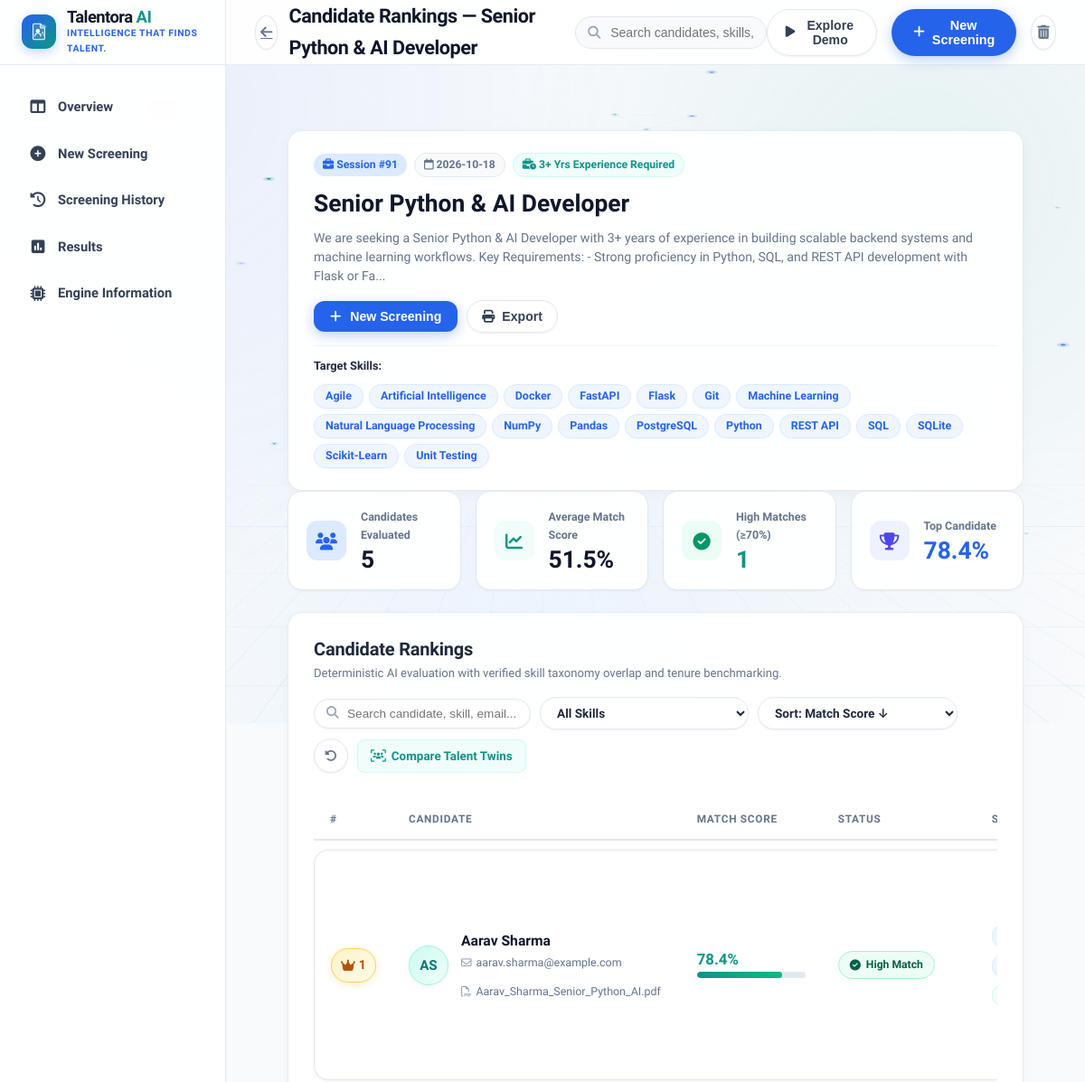
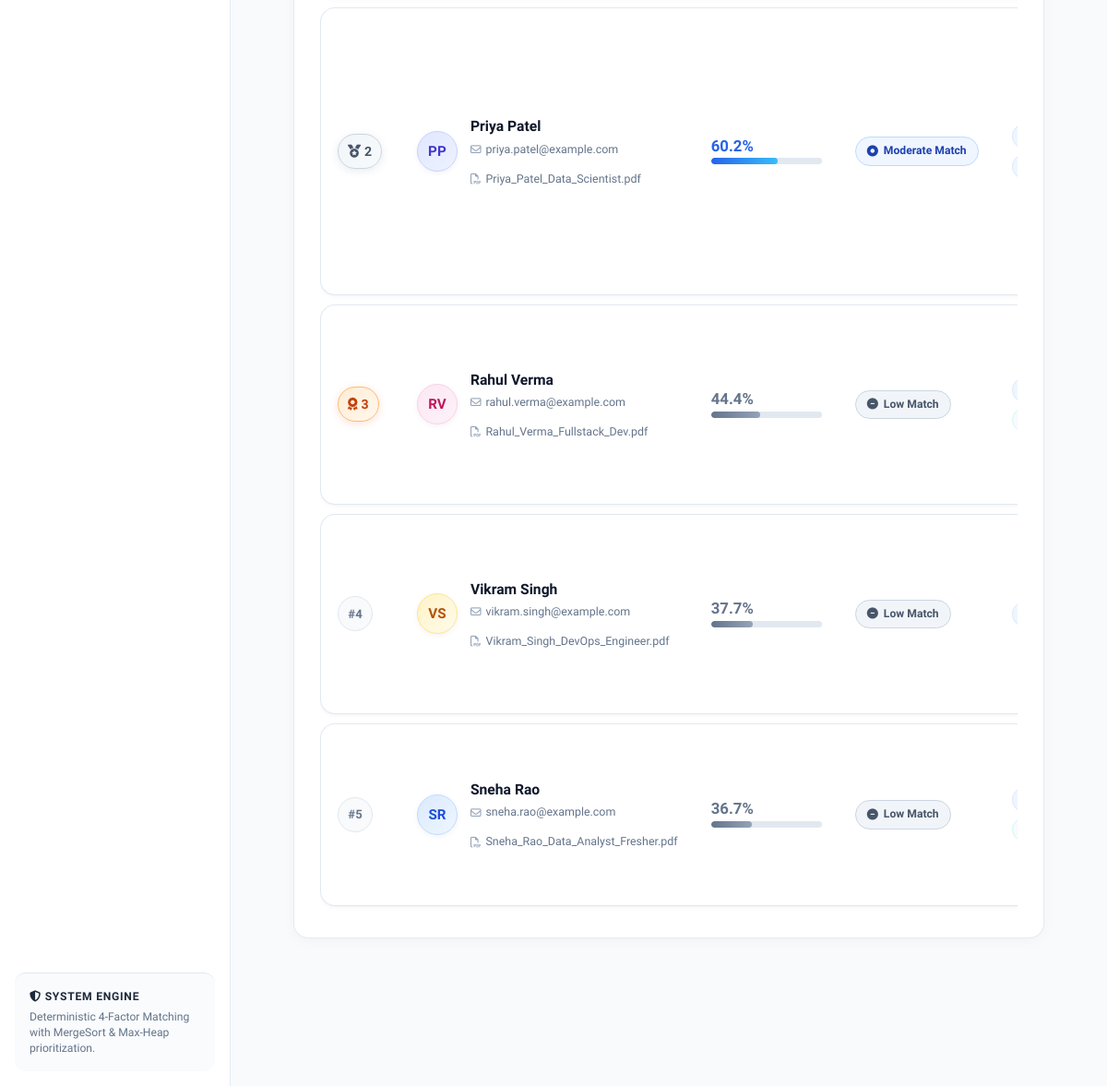
/results/91, run on the app's committed database (2 pictures, top to bottom).
### tables this page shows
CREATE TABLE jobs (
            id INTEGER PRIMARY KEY AUTOINCREMENT,
            job_title TEXT NOT NULL,
            job_description TEXT NOT NULL,
            required_skills TEXT,
            required_experience REAL DEFAULT 0,
            created_at TIMESTAMP DEFAULT CURRENT_TIMESTAMP
        );

CREATE TABLE candidates (
            id INTEGER PRIMARY KEY AUTOINCREMENT,
            job_id INTEGER,
            name TEXT NOT NULL,
            email TEXT,
            phone TEXT,
            education TEXT,
            experience_years REAL DEFAULT 0,
            resume_filename TEXT,
            match_score REAL DEFAULT 0,
            skill_score REAL DEFAULT 0,
            exp_score REAL DEFAULT 0,
            edu_score REAL DEFAULT 0,
            tfidf_score REAL DEFAULT 0,
            badge TEXT,
            badge_class TEXT,
            matched_skills TEXT,
            missing_skills TEXT,
            additional_skills TEXT,
            explanations_json TEXT,
            raw_text TEXT,
            projects TEXT,
            certifications TEXT,
            created_at TIMESTAMP DEFAULT CURRENT_TIMESTAMP,
            FOREIGN KEY (job_id) REFERENCES jobs (id) ON DELETE CASCADE
        );

CREATE TABLE talent_twin_simulations (
            id INTEGER PRIMARY KEY AUTOINCREMENT,
            candidate_id INTEGER NOT NULL UNIQUE,
            job_id INTEGER NOT NULL,
            task_type TEXT,
            challenge_title TEXT,
            challenge_json TEXT,
            submission_json TEXT,
            results_json TEXT,
            practical_score REAL DEFAULT 0.0,
            confidence_score REAL DEFAULT 0.0,
            confidence_badge TEXT,
            status TEXT DEFAULT 'pending',
            created_at TIMESTAMP DEFAULT CURRENT_TIMESTAMP,
            completed_at TIMESTAMP,
            FOREIGN KEY (candidate_id) REFERENCES candidates (id) ON DELETE CASCADE,
            FOREIGN KEY (job_id) REFERENCES jobs (id) ON DELETE CASCADE
        );

### app.py (the view)
@app.route('/results/<int:job_id>')
def view_results(job_id: int):
    job = database.get_job(job_id)
    if not job:
        flash("Screening session not found.", "error")
        return redirect(url_for('dashboard'))
    candidates = database.get_job_talent_twin_comparison(job_id)
    ranked_candidates = merge_sort(candidates, key=lambda c: c["match_score"], reverse=True)
    for idx, cand in enumerate(ranked_candidates):
        cand["rank"] = idx + 1
    total_count = len(ranked_candidates)
    avg_score = round(sum(c["match_score"] for c in ranked_candidates) / total_count, 1) if total_count > 0 else 0.0
    top_candidate = ranked_candidates[0] if ranked_candidates else None
    all_skills_set = set()
    for c in ranked_candidates:
        all_skills_set.update(c.get("skills", []))
    available_skills = sorted(list(all_skills_set))
    return render_template(
        'results.html',
        job=job,
        candidates=ranked_candidates,
        total_count=total_count,
        avg_score=avg_score,
        top_candidate=top_candidate,
        available_skills=available_skills
    )

### templates/results.html (shortened to what this page needs)
{% extends 'base.html' %}
{% block page_title %}Candidate Rankings — {{ job.job_title }}{% endblock %}
{% block content %}
<div class="results-page-container">
    <div class="card-light-panel mb-4">
        <div style="display: flex; justify-content: space-between; align-items: flex-start; flex-wrap: wrap; gap: 16px;">
            <div>
                <div style="display: flex; gap: 8px; align-items: center; margin-bottom: 8px; flex-wrap: wrap;">
                    <span style="font-size: 0.76rem; font-weight: 700; background: var(--color-soft-sky); color: var(--color-arctic-blue); padding: 3px 10px; border-radius: var(--radius-pill);">
                        <i class="fa-solid fa-briefcase"></i> Session #{{ job.id }}
                    </span>
                    <span style="font-size: 0.76rem; font-weight: 600; background: var(--color-ice-white); color: var(--color-slate-muted); padding: 3px 10px; border-radius: var(--radius-pill); border: 1px solid var(--border-color);">
                        <i class="fa-regular fa-calendar"></i> {{ job.created_at[:10] if job.created_at else 'Recent' }}
                    </span>
                    {% if job.required_experience > 0 %}
                    <span style="font-size: 0.76rem; font-weight: 700; background: var(--color-soft-teal); color: var(--color-teal); padding: 3px 10px; border-radius: var(--radius-pill); border: 1px solid var(--color-soft-teal-border);">
                        <i class="fa-solid fa-business-time"></i> {{ job.required_experience|format_exp }}+ Yrs Experience Required
                    </span>
                    {% endif %}
                </div>
                <h1 style="font-size: 1.65rem; font-weight: 800; color: var(--color-slate-title); margin-bottom: 6px;">{{ job.job_title }}</h1>
                <p style="font-size: 0.88rem; color: var(--color-slate-muted); max-width: 820px; line-height: 1.5;">{{ job.job_description[:240] }}{% if job.job_description|length > 240 %}...{% endif %}</p>
            </div>
            <div style="display: flex; gap: 10px; align-items: center;">
                <button type="button" class="btn-primary-screen" onclick="openUploadModal()" style="padding: 9px 18px; font-size: 0.88rem; width: auto;">
                    <i class="fa-solid fa-plus"></i> New Screening
                </button>
                <button onclick="window.print()" class="btn-nav-demo" title="Print / Export Report" style="padding: 9px 16px; font-size: 0.88rem;">
                    <i class="fa-solid fa-print"></i> Export
                </button>
            </div>
        </div>
        {% if job.required_skills %}
        <div class="target-skills-wrap">
            <span class="target-skills-label">Target Skills:</span>
            <div class="skills-pill-cluster">
                {% for s in job.required_skills %}
                <span class="skill-pill-tag">{{ s }}</span>
                {% endfor %}
            </div>
        </div>
        {% endif %}
    </div>
    <div class="kpi-slots-grid mb-4">
        <div class="kpi-card-clean">
            <div class="kpi-icon-pill icon-blue"><i class="fa-solid fa-users"></i></div>
            <div>
                <span class="kpi-label-muted">Candidates Evaluated</span>
                <div class="kpi-stat-bold">{{ total_count }}</div>
            </div>
        </div>
        <div class="kpi-card-clean">
            <div class="kpi-icon-pill icon-teal"><i class="fa-solid fa-chart-line"></i></div>
            <div>
                <span class="kpi-label-muted">Average Match Score</span>
                <div class="kpi-stat-bold">{{ avg_score }}%</div>
            </div>
        </div>
        <div class="kpi-card-clean">
            <div class="kpi-icon-pill icon-green"><i class="fa-solid fa-circle-check"></i></div>
            <div>
                <span class="kpi-label-muted">High Matches (&ge;70%)</span>
                <div class="kpi-stat-bold" style="color: var(--color-teal);">
                    {{ candidates|selectattr('match_score', 'ge', 70)|list|length }}
                </div>
            </div>
        </div>
        <div class="kpi-card-clean">
            <div class="kpi-icon-pill icon-indigo"><i class="fa-solid fa-trophy"></i></div>
            <div>
                <span class="kpi-label-muted">Top Candidate</span>
                <div class="kpi-stat-bold" style="color: var(--color-arctic-blue);">
                    {% if top_candidate %}{{ top_candidate.match_score }}%{% else %}N/A{% endif %}
                </div>
            </div>
        </div>
    </div>
    <div class="card-light-panel" id="rankingsSection">
        <div class="table-toolbar-flex" style="margin-bottom: 20px;">
            <div>
                <h3 class="panel-title-clean" style="font-size: 1.25rem;">Candidate Rankings</h3>
                <p class="panel-sub-text">Deterministic AI evaluation with verified skill taxonomy overlap and tenure benchmarking.</p>
            </div>
            <div style="display: flex; gap: 10px; align-items: center; flex-wrap: wrap;">
                <div style="position: relative; min-width: 240px;">
                    <i class="fa-solid fa-magnifying-glass" style="position: absolute; left: 14px; top: 50%; transform: translateY(-50%); color: var(--color-slate-light); font-size: 0.85rem;"></i>
                    <input type="text" id="candidateSearchInput" class="light-table-search"
                        placeholder="Search candidate, skill, email..." onkeyup="filterRankingsTable()" style="padding-left: 36px; font-size: 0.85rem; padding-top: 8px; padding-bottom: 8px;">
                </div>
                <select id="skillDropdownFilter" class="light-select-control" onchange="filterRankingsTable()" style="font-size: 0.85rem; padding: 8px 14px;">
                    <option value="">All Skills</option>
                </select>
                <select id="sortDropdownFilter" class="light-select-control" onchange="sortRankingsTable(this.value)" style="font-size: 0.85rem; padding: 8px 14px;">
                    <option value="score_desc">Sort: Match Score &darr;</option>
                </select>
                <button type="button" class="btn-clear-filters" onclick="clearRankingsFilters()" title="Reset Filters">
                    <i class="fa-solid fa-rotate-left"></i>
                </button>
                <a href="{{ url_for('talent_twin_compare', job_id=job.id) }}" class="btn-twin-compare-link" title="Compare candidates on dual metrics (Resume vs Talent Twin)">
                    <i class="fa-solid fa-users-viewfinder"></i>
                    <span>Compare Talent Twins</span>
                </a>
            </div>
        </div>
        <div style="overflow-x: auto;">
            <table class="light-saas-table" id="rankingsTable">
                <thead>
                    <tr>
                        <th style="width: 60px;">#</th>
                        <th style="min-width: 220px;">Candidate</th>
                        <th style="width: 170px;">Match Score</th>
                        <th style="width: 140px;">Status</th>
                        <th style="min-width: 240px;">Skills Matched</th>
                    </tr>
                </thead>
                <tbody id="rankingsTableBody">
                    {% for c in candidates %}
                    <tr class="ranking-row"
                        data-name="{{ c.name|lower }}"
                        data-email="{{ c.email|lower }}"
                        data-skills="{{ c.skills|join(' ')|lower }}"
                        data-score="{{ c.match_score }}"
                        data-exp="{{ c.experience_years }}">
                        <td class="col-rank">
                            {% if loop.index == 1 %}
                                <span class="rank-badge-medal rank-1" title="Rank 1 - Top Candidate">
                                    <i class="fa-solid fa-crown"></i> 1
                                </span>
                            {% elif loop.index == 2 %}
                                <span class="rank-badge-medal rank-2" title="Rank 2">
                                    <i class="fa-solid fa-medal"></i> 2
                                </span>
                            {% elif loop.index == 3 %}
                                <span class="rank-badge-medal rank-3" title="Rank 3">
                                    <i class="fa-solid fa-award"></i> 3
                                </span>
                            {% else %}
                                <span class="rank-badge-medal rank-default">
                                    #{{ loop.index }}
                                </span>
                            {% endif %}
                        </td>
                        <td class="col-candidate">
                            <div class="cand-info-flex">
                                <div class="cand-avatar avatar-tint-{{ loop.index % 5 }}">
                                    {{ c.initials if c.initials else (c.name[:2]|upper if c.name != 'Not Available' else 'CD') }}
                                </div>
                                <div class="cand-meta">
                                    <a href="{{ url_for('candidate_detail', candidate_id=c.id) }}" class="cand-name-title">
                                        {{ c.name }}
                                    </a>
                                    <div class="cand-contact-row">
                                        <span class="cand-contact-item" title="{{ c.email }}">
                                            <i class="fa-regular fa-envelope"></i> {{ c.email }}
                                        </span>
                                        {% if c.resume_filename %}
                                        <span class="cand-contact-item" title="{{ c.resume_filename }}">
                                            <i class="fa-regular fa-file-pdf text-danger"></i> {{ c.resume_filename }}
                                        </span>
                                        {% endif %}
                                    </div>
                                </div>
                            </div>
                        </td>
                        <td class="col-score">
                            <div class="cand-score-box">
                                <div class="cand-score-header">
                                    <span class="cand-score-percent {% if c.match_score >= 70 %}score-text-high{% elif c.match_score >= 45 %}score-text-moderate{% else %}score-text-low{% endif %}">
                                        {{ c.match_score }}%
                                    </span>
                                </div>
                                <div class="score-track-modern">
                                    <div class="score-fill-modern {% if c.match_score >= 70 %}fill-high{% elif c.match_score >= 45 %}fill-moderate{% else %}fill-low{% endif %}"
                                         style="width: {{ c.match_score }}%;"></div>
                                </div>
                            </div>
                        </td>
                        <td class="col-badge">
                            {% if c.match_score >= 70 %}
                                <span class="status-pill-modern pill-high">
                                    <i class="fa-solid fa-circle-check"></i> High Match
                                </span>
                            {% elif c.match_score >= 45 %}
                                <span class="status-pill-modern pill-moderate">
                                    <i class="fa-solid fa-circle-dot"></i> Moderate Match
                                </span>
                            {% else %}
                                <span class="status-pill-modern pill-low">
                                    <i class="fa-solid fa-circle-minus"></i> Low Match
                                </span>
                            {% endif %}
                        </td>
                        <td class="col-skills">
                            <div class="cand-skills-chips-wrap">
                                {% for s in c.matched_skills[:3] %}
                                    <span class="skill-pill-tag">{{ s }}</span>
                                {% endfor %}
                                {% if c.matched_skills|length > 3 %}
                                    <span class="skill-chip-more" title="{{ c.matched_skills[3:]|join(', ') }}">+{{ c.matched_skills|length - 3 }} more</span>
                                {% elif not c.matched_skills and c.skills %}
                                    {% for s in c.skills[:2] %}
                                        <span class="skill-pill-tag">{{ s }}</span>
                                    {% endfor %}
                                {% endif %}
                            </div>
                        </td>
                    </tr>
                    {% endfor %}
                </tbody>
            </table>
        </div>
    </div>
</div>
{% endblock %}

### data on the page
jobs: job_title "Senior Python & AI Developer", id "91", created_at "2026-10-18", required_experience "3", job_description "We are seeking a Senior Python & AI Developer with 3+ years of experience in building scalable backend systems and machine learning workflows. Key Requirements: - Strong proficiency in Python, SQL, and REST API development with Flask or Fa"
candidates: match_score "78.4"
talent_twin_simulations: shows "1", initials "AS", name "Aarav Sharma", email "aarav.sharma@example.com", resume_filename "Aarav_Sharma_Senior_Python_AI.pdf", match_score "78.4", shows "High Match"
candidates: shows "2", initials "PP", name "Priya Patel", email "priya.patel@example.com", resume_filename "Priya_Patel_Data_Scientist.pdf", match_score "60.2", shows "Moderate Match"
candidates: shows "3", initials "RV", name "Rahul Verma", email "rahul.verma@example.com", resume_filename "Rahul_Verma_Fullstack_Dev.pdf", match_score "44.4", shows "Low Match"
candidates: initials "VS", name "Vikram Singh", email "vikram.singh@example.com", resume_filename "Vikram_Singh_DevOps_Engineer.pdf", match_score "37.7", shows "Low Match"
candidates: initials "SR", name "Sneha Rao", email "sneha.rao@example.com", resume_filename "Sneha_Rao_Data_Analyst_Fresher.pdf", match_score "36.7", shows "Low Match"

### other printed values
{{ s }} "Agile" "Artificial Intelligence" "Docker" "FastAPI" "Flask" "Git" "Machine Learning" "Natural Language Processing" "NumPy" "Pandas" "PostgreSQL" "Python" "REST API" "SQL" "SQLite" "Scikit-Learn" "Unit Testing"
{{ total_count }} "5"
{{ avg_score }} "51.5"
{{ candidates|selectattr('match_score', 'ge', 70)|list|length }} "1"
